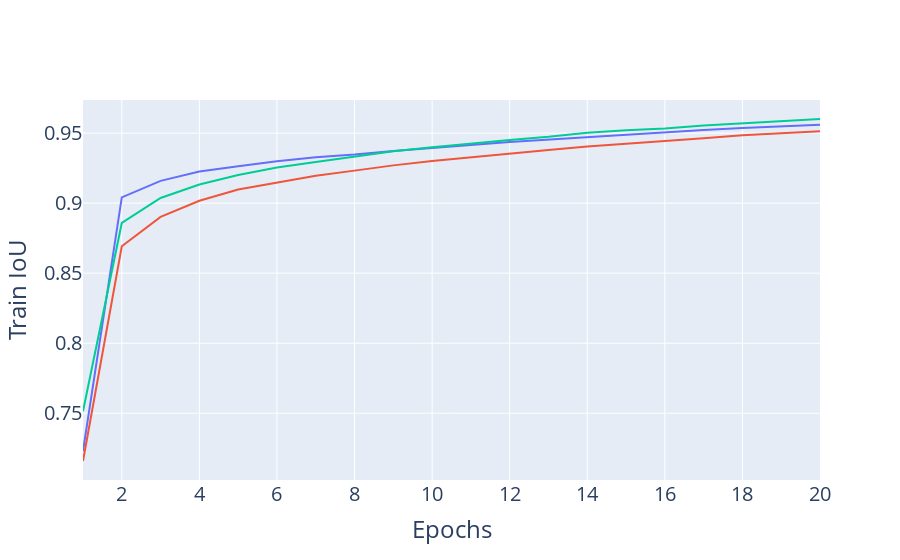
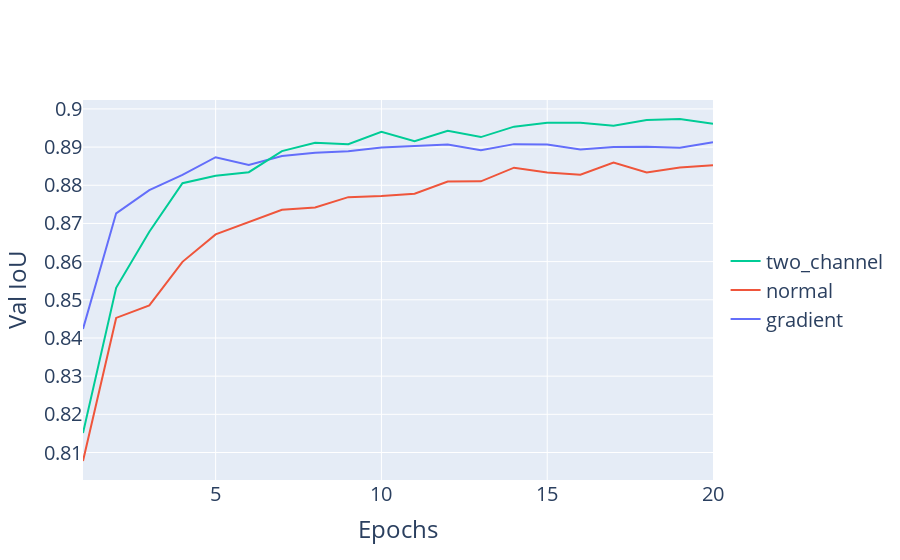

Source (notebook cell) for these figures, in order:
### Markdown cell above
# 5.1.1 Feature engineering

### Code cell
def plot_data_feature_engineering(big_df: pd.DataFrame, y_volumn, y_column_name, plot_title, x_column_name="Epochs", filter=None, **plot_options):
    fig = go.Figure()
    big_df_copy = big_df.copy(deep=True)
    if filter != None:
        big_df_copy.query(filter, inplace=True)
    # for f in image_files_FINAL:
    for data in big_df_copy.groupby(['architecture', 'encoder', 'loss_func', 'freeze_encoder', 'dataset']):
        architecture, encoder, loss, freeze, dataset = data[0]
        fig.add_trace(go.Scatter(x=data[1].index[:20]+1, y=data[1][y_volumn][:20], name=f"{dataset.lower()}",))# hovertemplate=hovertemplate)) # 
    fig.update_layout(
        {
            "paper_bgcolor": "rgba(0, 0, 0, 0)",
            # "plot_bgcolor": "rgba(0, 0, 0, 0)",
        }
    )
    # fig.update_traces(hoverinfo='text+name', mode='lines+markers')
    fig.update_layout(legend=dict(y=0.5, traceorder='reversed', font_size=20))
    fig.update_layout(
        # title="Training loss - (Architecture Encoder Loss)",
        xaxis_title=x_column_name,
        yaxis_title=y_column_name,
            font=dict(
            size=20,
        ),
        showlegend=True
    )
    fig.update_layout(plot_options)
    # fig.update_layout(hovermode="x unified")
    fig.show()
    return fig

feature_engieering = read_csvs("./TRAINING_RESULTS_new/feature_engineering")    
feature_train_fig = plot_data_feature_engineering(feature_engieering, y_volumn='train_iou_score', y_column_name="Train IoU",  plot_title="Train IoU", showlegend=False)
feature_train_fig.write_image(file="D:/Master/MasterProject/Overleaf_figures/Chapter5/feature_engineering_TRAIN.svg", height=600, width=800)

feature_val_fig = plot_data_feature_engineering(feature_engieering, y_volumn='val_iou_score',   y_column_name="Val IoU", plot_title="Val IoU")
feature_val_fig.write_image(file="D:/Master/MasterProject/Overleaf_figures/Chapter5/feature_engineering_VAL.svg", height=600, width=800)

### Figure 1 — Plotly figure (JSON) as saved in the notebook; plotly's stock layout.template omitted (floating-point values rounded to 4 significant figures)
{"data": [{"name": "gradient", "type": "scatter", "x": [1, 2, 3, 4, 5, 6, 7, 8, 9, 10, 11, 12, 13, 14, 15, 16, 17, 18, 19, 20], "y": [0.723, 0.9041, 0.9159, 0.9226, 0.9264, 0.9299, 0.9327, 0.9346, 0.9372, 0.9396, 0.9416, 0.9436, 0.9454, 0.9474, 0.949, 0.9505, 0.9523, 0.9536, 0.955, 0.956]}, {"name": "normal", "type": "scatter", "x": [1, 2, 3, 4, 5, 6, 7, 8, 9, 10, 11, 12, 13, 14, 15, 16, 17, 18, 19, 20], "y": [0.7159, 0.8692, 0.8902, 0.9017, 0.9097, 0.9149, 0.9196, 0.9232, 0.927, 0.9301, 0.9329, 0.9352, 0.938, 0.9405, 0.9427, 0.9443, 0.9464, 0.9485, 0.9499, 0.9513]}, {"name": "two_channel", "type": "scatter", "x": [1, 2, 3, 4, 5, 6, 7, 8, 9, 10, 11, 12, 13, 14, 15, 16, 17, 18, 19, 20], "y": [0.7514, 0.8859, 0.9037, 0.9133, 0.9201, 0.9254, 0.9293, 0.9334, 0.9371, 0.9399, 0.9427, 0.9451, 0.9474, 0.9503, 0.952, 0.9533, 0.9554, 0.9569, 0.9583, 0.9601]}], "layout": {"font": {"size": 20}, "legend": {"font": {"size": 20}, "traceorder": "reversed", "y": 0.5}, "paper_bgcolor": "rgba(0, 0, 0, 0)", "showlegend": false, "xaxis": {"title": {"text": "Epochs"}}, "yaxis": {"title": {"text": "Train IoU"}}}}

### Figure 2 — Plotly figure (JSON) as saved in the notebook; plotly's stock layout.template omitted (floating-point values rounded to 4 significant figures)
{"data": [{"name": "gradient", "type": "scatter", "x": [1, 2, 3, 4, 5, 6, 7, 8, 9, 10, 11, 12, 13, 14, 15, 16, 17, 18, 19, 20], "y": [0.8424, 0.8727, 0.8787, 0.8827, 0.8874, 0.8853, 0.8877, 0.8885, 0.8889, 0.8899, 0.8903, 0.8907, 0.8892, 0.8908, 0.8907, 0.8894, 0.89, 0.8901, 0.8898, 0.8913]}, {"name": "normal", "type": "scatter", "x": [1, 2, 3, 4, 5, 6, 7, 8, 9, 10, 11, 12, 13, 14, 15, 16, 17, 18, 19, 20], "y": [0.8078, 0.8453, 0.8485, 0.8599, 0.8671, 0.8703, 0.8736, 0.8742, 0.8769, 0.8772, 0.8778, 0.881, 0.881, 0.8846, 0.8833, 0.8828, 0.886, 0.8833, 0.8846, 0.8852]}, {"name": "two_channel", "type": "scatter", "x": [1, 2, 3, 4, 5, 6, 7, 8, 9, 10, 11, 12, 13, 14, 15, 16, 17, 18, 19, 20], "y": [0.8151, 0.8531, 0.8678, 0.8805, 0.8825, 0.8834, 0.8889, 0.8911, 0.8908, 0.894, 0.8915, 0.8943, 0.8926, 0.8954, 0.8964, 0.8964, 0.8956, 0.8971, 0.8974, 0.8961]}], "layout": {"font": {"size": 20}, "legend": {"font": {"size": 20}, "traceorder": "reversed", "y": 0.5}, "paper_bgcolor": "rgba(0, 0, 0, 0)", "showlegend": true, "xaxis": {"title": {"text": "Epochs"}}, "yaxis": {"title": {"text": "Val IoU"}}}}
